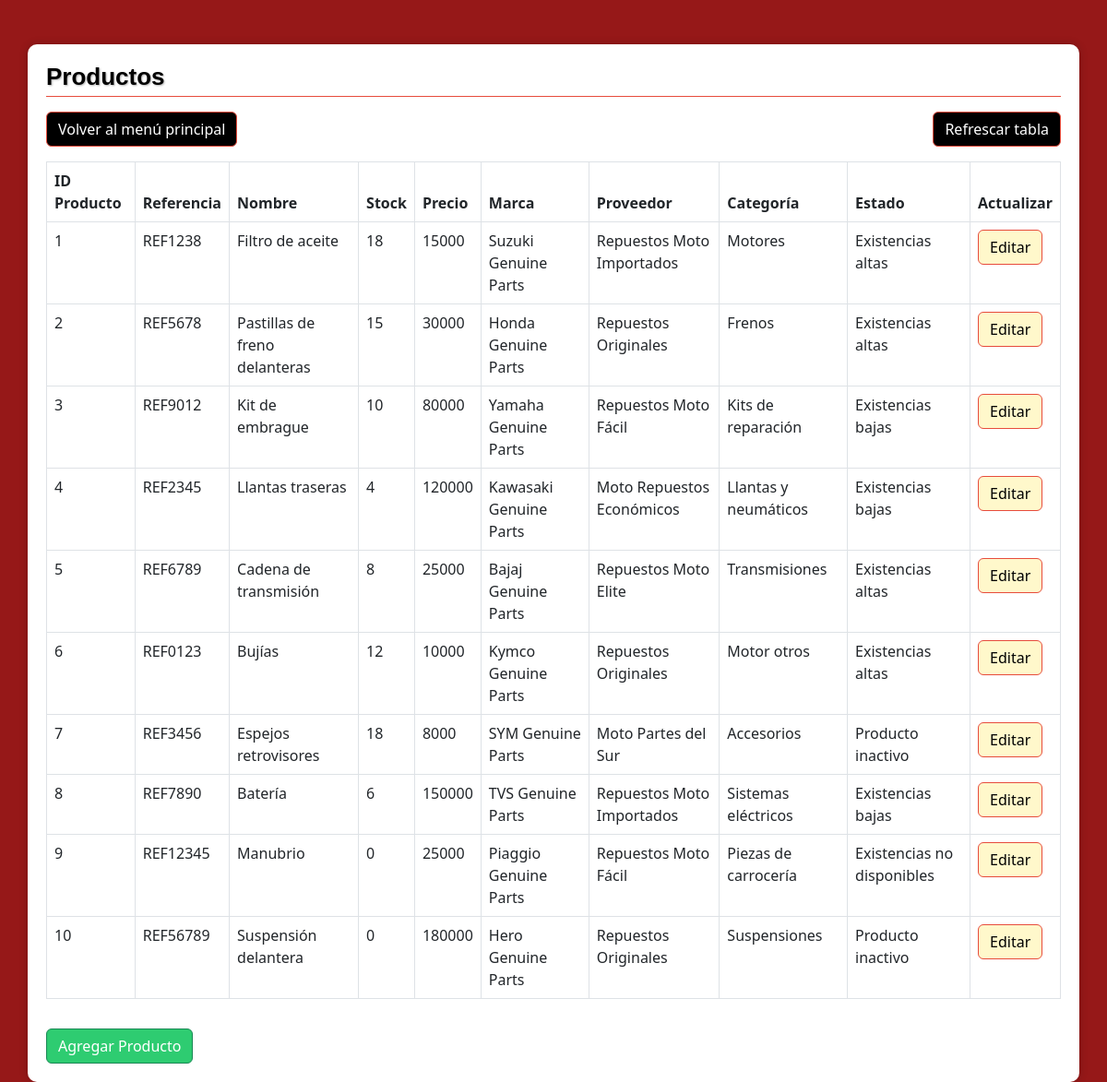
/Piston_Rojo/Controlador/controladorProducto.php, run on an earlier commit of the app's database.
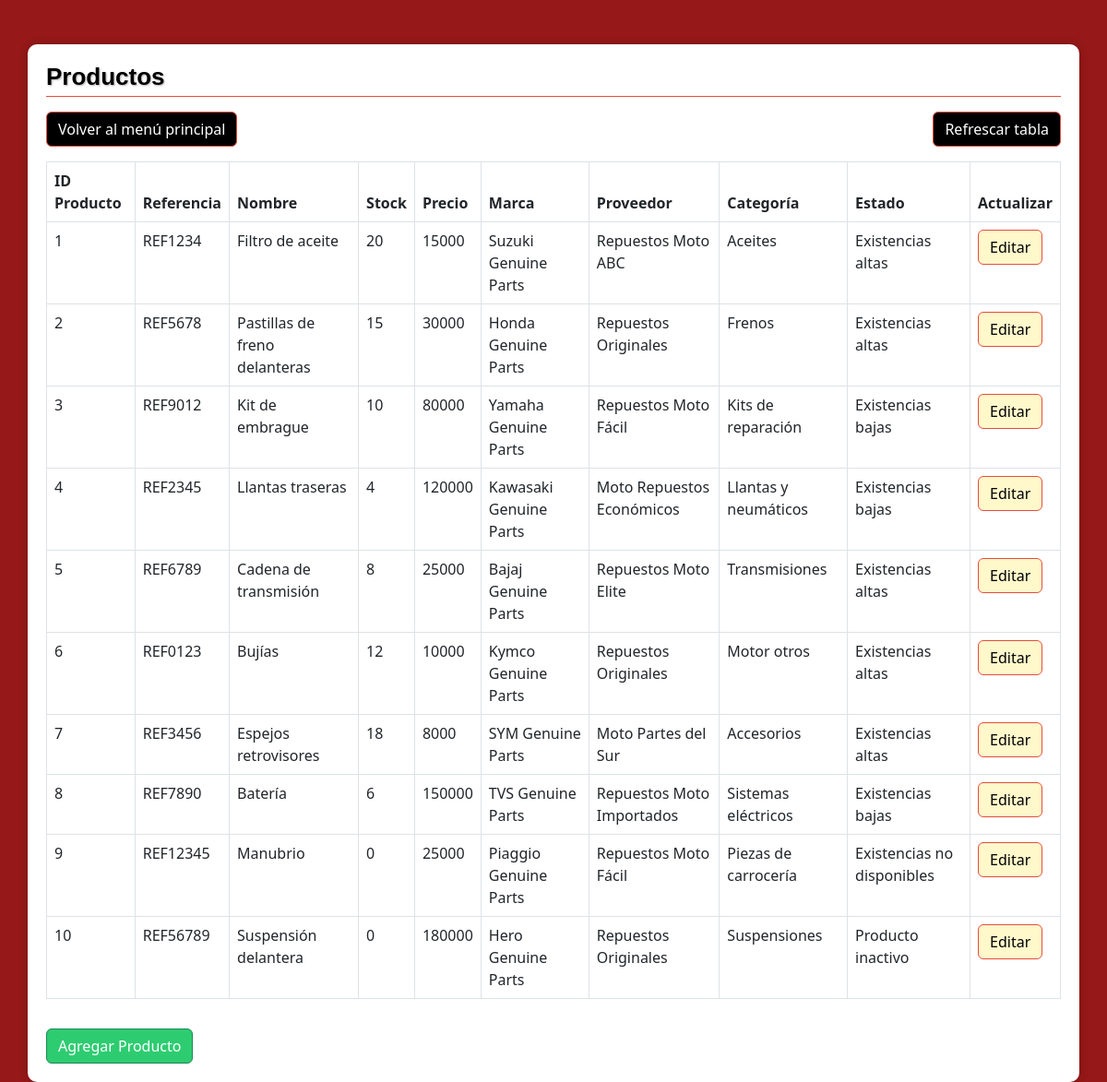
And on a later commit of the database.
### tables this page shows
CREATE TABLE `productos` (
  `Id_Pro` int(11) NOT NULL,
  `Pro_ProductoRef` varchar(45) NOT NULL,
  `Pro_Nombre` varchar(45) NOT NULL,
  `Pro_Stock` int(11) NOT NULL,
  `Pro_Precio` int(11) NOT NULL,
  `Pro_marca` varchar(35) NOT NULL,
  `Proveedores_Id_Prov` int(11) NOT NULL,
  `Categoria_Id_Cat` int(11) NOT NULL,
  `Id_EstadoP` int(11) NOT NULL
);

CREATE TABLE `proveedores` (
  `Id_Prov` int(11) NOT NULL,
  `Prov_Numero_NIT` int(11) NOT NULL,
  `Prov_Nombre` varchar(45) NOT NULL,
  `Prov_Telefono` varchar(45) NOT NULL,
  `Prov_Direccion` varchar(45) NOT NULL,
  `Prov_Email` varchar(45) NOT NULL,
  `Prov_Estado` varchar(45) NOT NULL
);

CREATE TABLE `categoria` (
  `Id_Cat` int(11) NOT NULL,
  `Cat_Nombre` varchar(25) NOT NULL
);

CREATE TABLE `estado_producto` (
  `Id_EstadoP` int(11) NOT NULL,
  `Estp_Descripcion` varchar(35) NOT NULL
);

### Piston_Rojo/Controlador/controladorProducto.php (called while the page is built, shortened)
<?php
require_once '../Modelo/Producto.php';
$gestorProducto = new Producto();
try {
    $resultado = $gestorProducto->consultarProductos();
} catch (Exception $e) {
    echo "Error: " . $e->getMessage();
}
include "../Vista/vistaProducto.php";
?>

### Piston_Rojo/Modelo/Conexion.php (called while the page is built, shortened)
<?php
function Conectarse()
{
    $Conexion = mysqli_connect("localhost", "root", "", "piston");
    return $Conexion;
}
?>

### Piston_Rojo/Modelo/Producto.php (called while the page is built, shortened)
<?php
include 'Conexion.php';
class Producto
{
    public function consultarProductos()
    {
        $this->Conexion = Conectarse();
        $sql = "SELECT p.Id_Pro, p.Pro_ProductoRef, p.Pro_Nombre, p.Pro_Stock, p.Pro_Precio, p.Pro_Marca,
                       pr.Prov_Nombre, c.Cat_Nombre, e.Estp_Descripcion
                FROM productos p
                JOIN proveedores pr ON p.Proveedores_Id_Prov = pr.Id_Prov
                JOIN categoria c ON p.Categoria_Id_Cat = c.Id_Cat
                JOIN estado_producto e ON p.Id_EstadoP = e.Id_EstadoP ORDER BY `p`.`Id_Pro` ASC";
        $resultado = $this->Conexion->query($sql);
        return $resultado;
    }
}
?>

### Piston_Rojo/Vista/vistaProducto.php (the view, shortened to what this page needs)
<!DOCTYPE html>
<html lang="es">
<head>
    <link href="https://cdn.jsdelivr.net/npm/bootstrap@5.3.0/dist/css/bootstrap.min.css" rel="stylesheet">
</head>
<body>
<div class="container mt-5">
    <h1 class="mb-3">Productos</h1>
    <div class="button-container">
        <a class="btn btn-secondary" href="../indexjv.html">Volver al menú principal</a>
        <form action="../Controlador/controladorProducto.php" method="post">
            <button class="btn btn-primary" type="submit" name="Acciones" value="Refrescar tabla">Refrescar tabla</button>
        </form>
    </div>
    <div class="table-responsive mt-3">
        <table class="table table-bordered">
            <thead>
                <tr>
                    <th>ID Producto</th>
                    <th>Referencia</th>
                    <th>Nombre</th>
                    <th>Stock</th>
                    <th>Precio</th>
                    <th>Marca</th>
                    <th>Proveedor</th>
                    <th>Categoría</th>
                    <th>Estado</th>
                    <th>Actualizar</th>
                </tr>
            </thead>
            <tbody>
                <?php
                while ($fila = mysqli_fetch_assoc($resultado)) {
                    echo "<tr>";
                    echo "<td>" . $fila['Id_Pro'] . "</td>";
                    echo "<td>" . htmlspecialchars($fila['Pro_ProductoRef']) . "</td>";
                    echo "<td>" . htmlspecialchars($fila['Pro_Nombre']) . "</td>";
                    echo "<td>" . $fila['Pro_Stock'] . "</td>";
                    echo "<td>" . $fila['Pro_Precio'] . "</td>";
                    echo "<td>" . $fila['Pro_Marca'] . "</td>";
                    echo "<td>" . htmlspecialchars($fila['Prov_Nombre']) . "</td>";
                    echo "<td>" . htmlspecialchars($fila['Cat_Nombre']) . "</td>";
                    echo "<td>" . htmlspecialchars($fila['Estp_Descripcion']) . "</td>";
                    echo '<td>
                            <button class="btn btn-warning" data-bs-toggle="modal" data-bs-target="#updateModal' . $fila['Id_Pro'] . '">Editar</button>
                          </td>';
                }
                ?>
            </tbody>
        </table>
    </div>
<button class="btn btn-success mt-3" data-bs-toggle="modal" data-bs-target="#addProductModal">Agregar Producto</button>

What changed in the data, as far as the page shows it:
changed productos "Filtro de aceite": Pro_ProductoRef "REF1238" → "REF1234"; Pro_Stock "18" → "20"; Proveedores_Id_Prov.Prov_Nombre "Repuestos Moto Importados" → "Repuestos Moto ABC"; Categoria_Id_Cat.Cat_Nombre "Motores" → "Aceites"
changed productos "REF3456": Id_EstadoP.Estp_Descripcion "Producto inactivo" → "Existencias altas"
